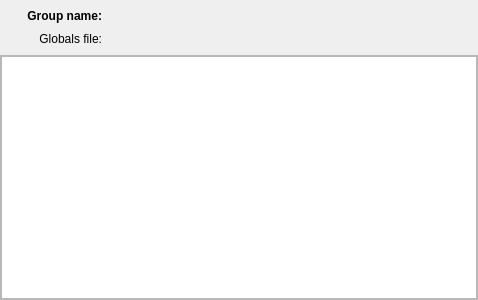
<?xml version="1.0" encoding="UTF-8"?>
<ui version="4.0">
 <class>Form</class>
 <widget class="QWidget" name="Form">
  <property name="geometry">
   <rect>
    <x>0</x>
    <y>0</y>
    <width>478</width>
    <height>300</height>
   </rect>
  </property>
  <property name="windowTitle">
   <string>Form</string>
  </property>
  <layout class="QVBoxLayout" name="verticalLayout_2">
   <property name="spacing">
    <number>0</number>
   </property>
   <property name="margin">
    <number>0</number>
   </property>
   <item>
    <layout class="QHBoxLayout" name="horizontalLayout">
     <property name="spacing">
      <number>9</number>
     </property>
     <property name="leftMargin">
      <number>27</number>
     </property>
     <property name="topMargin">
      <number>9</number>
     </property>
     <property name="rightMargin">
      <number>9</number>
     </property>
     <property name="bottomMargin">
      <number>9</number>
     </property>
     <item>
      <layout class="QGridLayout" name="gridLayout">
       <property name="horizontalSpacing">
        <number>12</number>
       </property>
       <item row="0" column="0">
        <widget class="QLabel" name="label">
         <property name="text">
          <string>&lt;html&gt;&lt;head/&gt;&lt;body&gt;&lt;p&gt;&lt;span style=&quot; font-weight:600;&quot;&gt;Group name:&lt;/span&gt;&lt;/p&gt;&lt;/body&gt;&lt;/html&gt;</string>
         </property>
         <property name="textFormat">
          <enum>Qt::RichText</enum>
         </property>
         <property name="scaledContents">
          <bool>false</bool>
         </property>
         <property name="alignment">
          <set>Qt::AlignRight|Qt::AlignTrailing|Qt::AlignVCenter</set>
         </property>
        </widget>
       </item>
       <item row="0" column="1">
        <widget class="QLabel" name="label_group_name">
         <property name="text">
          <string>&lt;group_name&gt;</string>
         </property>
        </widget>
       </item>
       <item row="1" column="0">
        <widget class="QLabel" name="label_2">
         <property name="text">
          <string>&lt;html&gt;&lt;head/&gt;&lt;body&gt;&lt;p&gt;&lt;span style=&quot; font-weight:600;&quot;&gt;Globals file:&lt;/span&gt;&lt;/p&gt;&lt;/body&gt;&lt;/html&gt;</string>
         </property>
         <property name="textFormat">
          <enum>Qt::RichText</enum>
         </property>
         <property name="scaledContents">
          <bool>false</bool>
         </property>
         <property name="alignment">
          <set>Qt::AlignRight|Qt::AlignTrailing|Qt::AlignVCenter</set>
         </property>
        </widget>
       </item>
       <item row="1" column="1">
        <widget class="QLabel" name="label_globals_file">
         <property name="text">
          <string>&lt;globals_file&gt;</string>
         </property>
        </widget>
       </item>
      </layout>
     </item>
     <item>
      <spacer name="horizontalSpacer">
       <property name="orientation">
        <enum>Qt::Horizontal</enum>
       </property>
       <property name="sizeHint" stdset="0">
        <size>
         <width>40</width>
         <height>20</height>
        </size>
       </property>
      </spacer>
     </item>
    </layout>
   </item>
   <item>
    <widget class="QScrollArea" name="scrollArea">
     <property name="widgetResizable">
      <bool>true</bool>
     </property>
     <widget class="QWidget" name="scrollAreaWidgetContents">
      <property name="geometry">
       <rect>
        <x>0</x>
        <y>0</y>
        <width>476</width>
        <height>246</height>
       </rect>
      </property>
      <layout class="QVBoxLayout" name="verticalLayout">
       <property name="spacing">
        <number>0</number>
       </property>
       <property name="margin">
        <number>0</number>
       </property>
       <item>
        <widget class="QTreeView" name="treeView_globals"/>
       </item>
      </layout>
     </widget>
    </widget>
   </item>
  </layout>
 </widget>
 <resources/>
 <connections/>
</ui>
